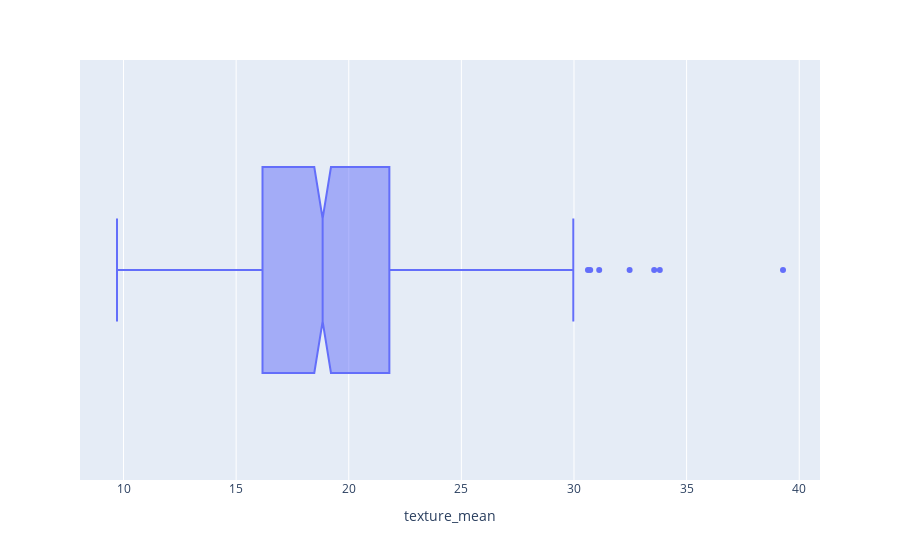

The code cell stored with this chart in its notebook:
### Markdown cell above
## Texture_mean

### Code cell
plotly_box_viz(data,"texture_mean")

### Figure 1 — Plotly figure (JSON) as saved in the notebook; plotly's stock layout.template omitted (floating-point values rounded to 4 significant figures; data arrays with more than 128 entries replaced by an {"elided": "..."} marker saying what was removed)
{"data": [{"alignmentgroup": "True", "hovertemplate": "texture_mean=%{x}<extra></extra>", "legendgroup": "", "marker": {"color": "#636efa"}, "name": "", "notched": true, "offsetgroup": "", "orientation": "h", "showlegend": false, "type": "box", "x": {"elided": "569 float values"}, "x0": " ", "xaxis": "x", "y0": " ", "yaxis": "y"}], "layout": {"boxmode": "group", "legend": {"tracegroupgap": 0}, "margin": {"t": 60}, "xaxis": {"anchor": "y", "domain": [0, 1], "title": {"text": "texture_mean"}}, "yaxis": {"anchor": "x", "domain": [0, 1]}}}
